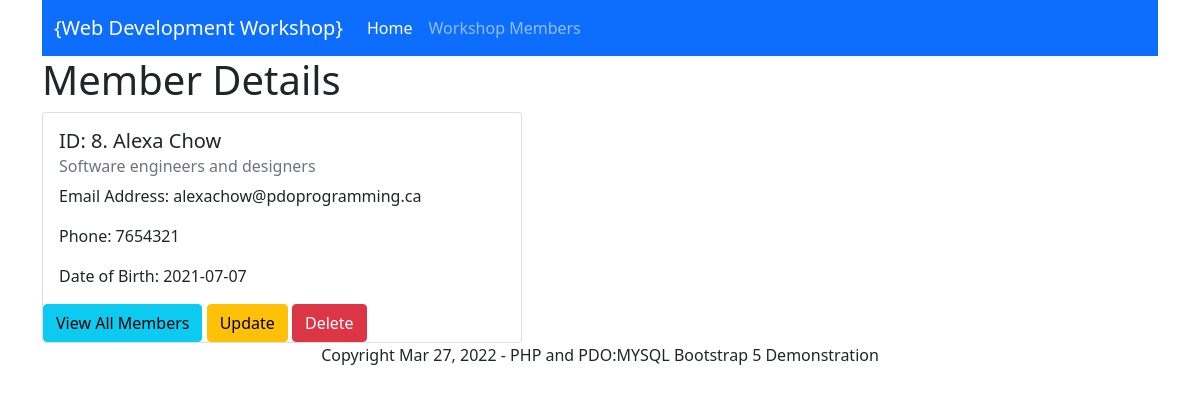
/show-member.php?id=8, run on the app's committed database.
### tables this page shows
CREATE TABLE IF NOT EXISTS members 
(
    member_id int(11) NOT NULL, 
    first_name varchar(40) NOT NULL, 
    last_name varchar(40) NOT NULL, 
    dob date NOT NULL, email varchar(80) NOT NULL, 
    phone varchar(20) NOT NULL, 
    occupation_id int(11) NOT NULL 
);

CREATE TABLE occupations 
( 
    occupation_id int(11) PRIMARY KEY NOT NULL AUTO_INCREMENT,
    name varchar(60) NOT NULL 
);

### db_config/crud.php (called while the page is built, shortened)
<?php
require_once 'Database.php';
$crud = new Database($pdo);

### db_config/Database.php (called while the page is built, shortened)
<?php
class Database {
    private $db;
    function __construct($connection) {
        $this->db = $connection;
    }
    public function getMemberDetails($mem_id) {
        try {
            $sql =
            "SELECT * FROM members
            AS mem INNER JOIN occupations AS occ
            on mem.occupation_id = occ.occupation_id
            WHERE member_id = :id";
            $stmt = $this->db->prepare($sql);
            $stmt->bindparam(':id', $mem_id);
            $stmt->execute();
            $result = $stmt->fetch(PDO::FETCH_ASSOC);
            return $result;
        }  catch (PDOException $e) {
            echo $e->getMessage();
            return false;
        }
    }
}

### show-member.php (the view, shortened to what this page needs)
<?php
require_once 'templates/header.php';
require_once 'db_config/crud.php';
if (isset($_GET['id'])) {
    $id = $_GET['id'];
    $memberDetailsArray = $crud->getMemberDetails($id);
?>
    <h1>Member Details</h1>
    <div class="card" style="width: 30rem;">
        <div class="card-body">
            <h5 class="card-title">
                <?php
                echo "ID: ".$memberDetailsArray['member_id'].". ".$memberDetailsArray['first_name']." ".$memberDetailsArray['last_name'];
                ?>
            </h5>
            <h6 class="card-subtitle mb-2 text-muted">
                <?php echo $memberDetailsArray['name']; ?>
            </h6>
            <p class="card-text">
                Email Address: <?php echo $memberDetailsArray['email']; ?>
            </p>
            <p class="card-text">
                Phone: <?php echo $memberDetailsArray['phone']; ?>
            </p>
            <p class="card-text">
                Date of Birth: <?php echo $memberDetailsArray['dob'];  ?>
            </p>
        </div>
        <div>
            <a href="members.php" class="btn btn-info">View All Members</a>
            <a href="update-member.php?id=<?php echo $memberDetailsArray['member_id']; ?>" class="btn btn-warning">Update</a>
            <a href="delete-member.php?id=<?php echo $memberDetailsArray['member_id']; ?>" class="btn btn-danger">Delete</a>
        </div>
    </div>
<?php
}
else {
    echo "<h2>Member id is not found!</h2>";
}
?>
<?php
require_once 'templates/footer.php';
?>

### data on the page
members: member_id "8", first_name "Alexa", last_name "Chow", occupation.name "Software engineers and designers", email "alexachow@pdoprogramming.ca", phone "7654321", dob "2021-07-07"
